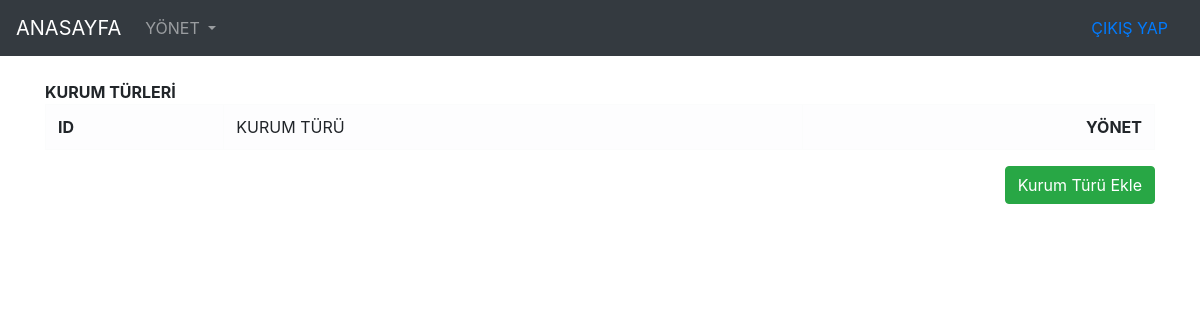
Before: /kurumturu.php with the older database file.
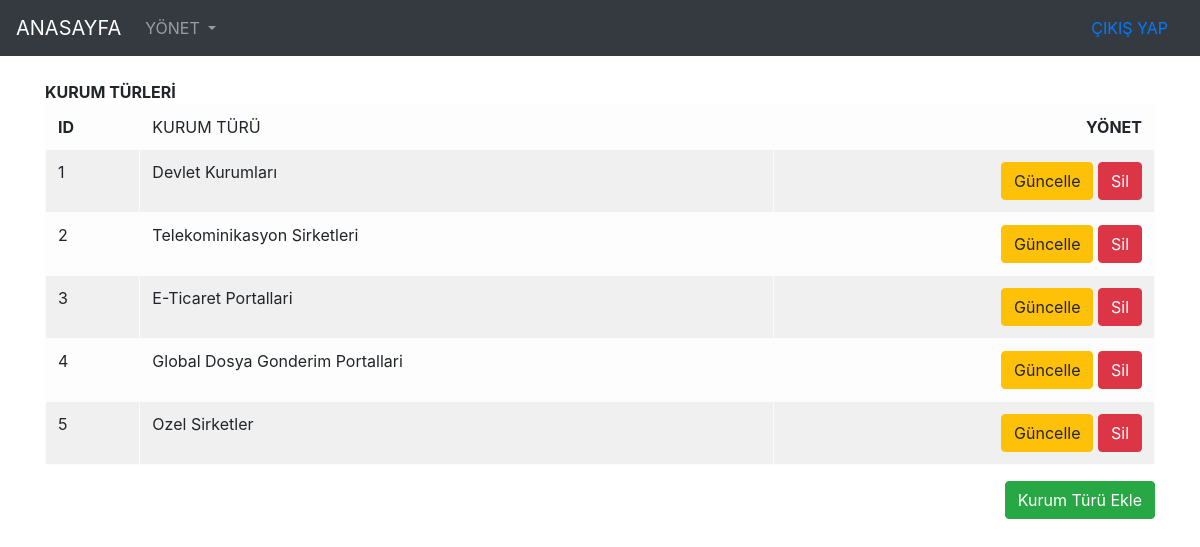
After: the same page with the newer database file.
### kurumturu.php (the view, shortened to what this page needs)
<?php
include("inc/db.php");
include('inc/header.php');
include('inc/navbar.php');
?>
<form method="post" action="#">
<br><div class="container">
	  <div class="row justify-content-center">
		<div class="col">
		 <table class="table table-bordered table-striped table-light">
			<tr colspan = 5 ><b>KURUM TÜRLERİ</tr>
			<tr>
			 <td><b>ID</td>
			 <td>KURUM TÜRÜ</td>
			 <td class="text-right"><b>YÖNET</td>
			 </tr>
			 <?php
			$query = $baglan->prepare("SELECT * FROM kurumtürleri");
			 $query->execute();
			 $result=$query-> fetchAll(PDO::FETCH_OBJ);
			 foreach($result as $row){?>
			 	<tr>
			 	<td><?= $row->ID ?></td>
			 	<td><?= $row->Adi ?></td>
			 		<td class="text-right">
					<a href="kurumturuduzenle.php?islem=guncelle&id=<?= $row->ID ?> " class="btn btn-warning">Güncelle</a>
					<a href="kurumturuduzenle.php?islem=sil&id=<?= $row->ID ?> " class="btn btn-danger">Sil</a>
				</td>
			    </tr>
			 <?php } ?>
			</table>
			<div class ="text-right">
			<a href="kurumturuduzenle.php?islem=ekle" class="btn btn-success">Kurum Türü Ekle</a>
		  </div> </div>
	  </div>
	</div>

Changed rows visible on the page:
added kurumtürleri: ID "1", Adi "Devlet Kurumları"
added kurumtürleri: ID "2", Adi "Telekominikasyon Sirketleri"
added kurumtürleri: ID "3", Adi "E-Ticaret Portallari"
added kurumtürleri: ID "4", Adi "Global Dosya Gonderim Portallari"
added kurumtürleri: ID "5", Adi "Ozel Sirketler"
